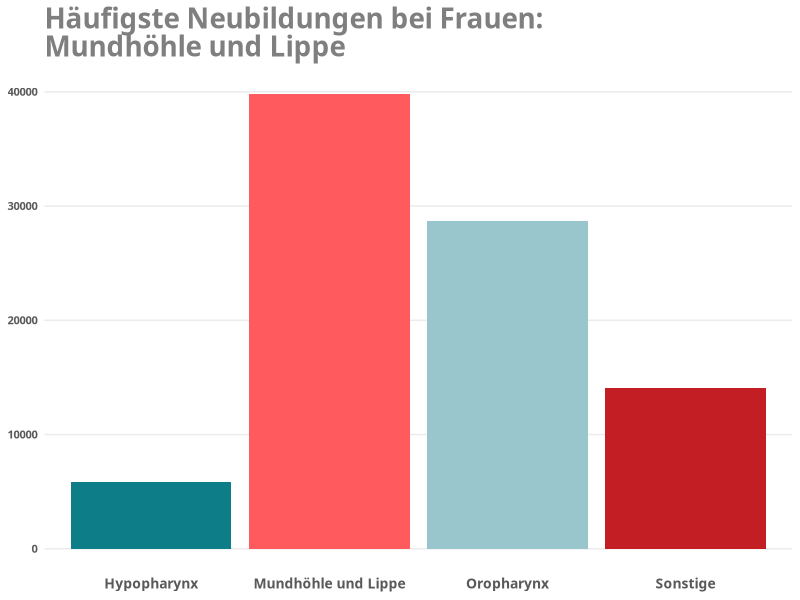
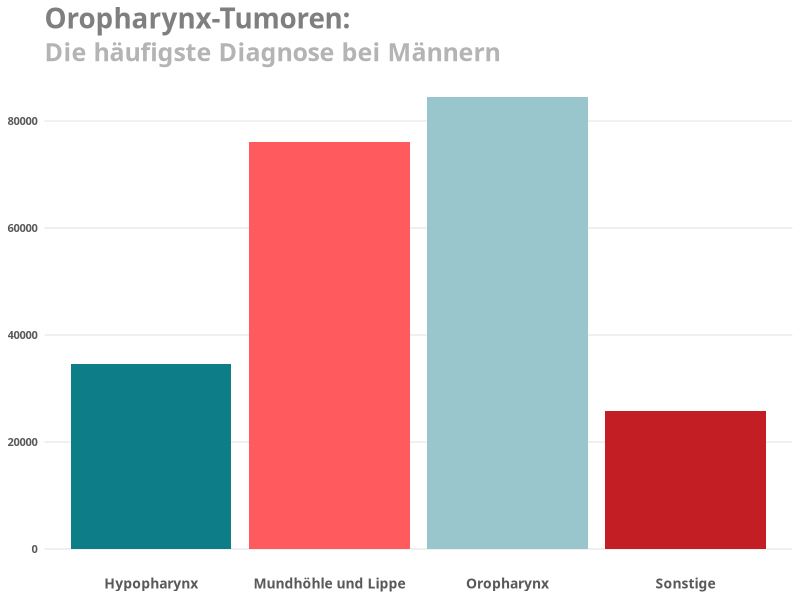

The R source for these figures, in order:
## ---- chunk 1
#| fig-height: 8
#| fig-align: center
#| echo: false
#| label: fig-plot-Inzidenz
#| layout-ncol: 2
#| fig-cap: 
#| - "Inzidenz in Deutschland im Zeitraum 1999–2022 basierend auf Daten des Zentrums für Krebsregisterdaten des Robert Koch-Instituts (RKI).[@ZentrumfurKrebsregisterdatenimRobertKoch-Institut2024] "
#| - "Inzidenz in Deutschland im Zeitraum 1999–2022 basierend auf Daten des Zentrums für Krebsregisterdaten des Robert Koch-Instituts (RKI).[@ZentrumfurKrebsregisterdatenimRobertKoch-Institut2024] "


# Required Libraries
library(ggplot2)
library(dplyr)
library(scales) # For percentage formatting
library(ggtext) # For element_markdown in themes
library(tidyr) # For data transformation
library(dplyr)

color_palette <- c("#0d7d87","#ff5a5e",  "#99c6cc", "#c31e23" )

# Read the CSV file
data <- read.csv( "Daten/InzidenzHNO.csv" , sep = ";", header = TRUE)

data <- data %>% 
  select(-X)%>%
  mutate(
    Diagnose_Gruppe = case_when(
    
    Diagnose %in% c(
      "Lippe (C00)",
      "sonstg/nnbez Teile d Zunge (C02)",
      "Zahnfleisch (C03)",
      "Mundboden (C04)",
      "sonstg/nnbez Teile d Mundes (C06)"
      ) ~ "Mundhöhle und Lippe" ,
    
    Diagnose %in% c(
      "Zungengrund (C01)",
      "Gaumen (C05)",
      "Tonsille (C09)",
      "Oropharynx (C10)"
    ) ~ "Oropharynx",

    Diagnose %in% c(
      "Recessus piriformis (C12)",
      "Hypopharynx (C13)"
    ) ~ "Hypopharynx",
    
    TRUE ~ "Sonstige",  # Default für andere
    
  ))

  
  
  


# Create the bar chart
data %>% 
  select(-männlich)%>%
  ggplot(

  aes(
    x = Diagnose_Gruppe, 
    y = weiblich, 
    fill = Diagnose_Gruppe
    )) +
  geom_bar(
    stat = "identity", 
    show.legend = FALSE
    ) +  
  scale_fill_manual(values = color_palette) +  
  theme_minimal() +  
  labs(
    title = "<p><span style='color:#7f7f7f'>Häufigste Neubildungen bei Frauen:<br> Mundhöhle und Lippe</span></p>",
  ) +
  theme(
    plot.title = element_markdown(hjust = 0, family = "Ubuntu", size = 20, face = "bold"),
    plot.caption = element_markdown(hjust = 0.5, size = 10),
    # panel.grid.major.y = element_blank(),
    panel.grid.minor.y = element_blank(),
    panel.grid.major.x = element_blank(),
    panel.grid.minor.x = element_blank(),
    axis.text.x = element_text(
      #angle = 45, 
      hjust = 0.5,
      family = "Ubuntu", 
      face = "bold", 
      color = "#595959", 
      size = 10
      ),  # Rotate x labels if they overlap
    axis.title.x = element_blank(),  # Remove x axis title
    axis.title.y = element_blank(),  # Remove y axis title
    #axis.text.y = element_blank(),  # Remove y axis text
    axis.text.y = element_text(family = "Ubuntu", face = "bold", color = "#595959", size = 8),  
    axis.ticks = element_blank()  # Remove axis ticks
  )


# Create the bar chart
data %>% 
  select(-weiblich)%>%
  ggplot(

  aes(
    x = Diagnose_Gruppe, 
    y = männlich, 
    fill = Diagnose_Gruppe
    )) +
  geom_bar(
    stat = "identity", 
    show.legend = FALSE
    ) +  
  scale_fill_manual(values = color_palette) +  
  theme_minimal() +  
  labs(
    title = "<p><span style='color:#7f7f7f'>Oropharynx-Tumoren: ",
    subtitle = "<p><span style='color:#B4B4B4'> Die häufigste Diagnose bei Männern</span></p>"
  ) +
  theme(
    plot.title = element_markdown(hjust = 0, family = "Ubuntu", size = 20, face = "bold"),
    plot.subtitle = element_markdown(hjust = 0, family = "Ubuntu", size = 18, face = "bold"),
    plot.caption = element_markdown(hjust = 0.5, size = 10),
    # panel.grid.major.y = element_blank(),
    panel.grid.minor.y = element_blank(),
    panel.grid.major.x = element_blank(),
    panel.grid.minor.x = element_blank(),
    axis.text.x = element_text(
      #angle = 45, 
      hjust = 0.5,
      family = "Ubuntu", 
      face = "bold", 
      color = "#595959", 
      size = 10
      ),  # Rotate x labels if they overlap
    axis.title.x = element_blank(),  # Remove x axis title
    axis.title.y = element_blank(),  # Remove y axis title
    #axis.text.y = element_blank(),  # Remove y axis text
    axis.text.y = element_text(family = "Ubuntu", face = "bold", color = "#595959", size = 8),  
    axis.ticks = element_blank()  # Remove axis ticks
  )
  
